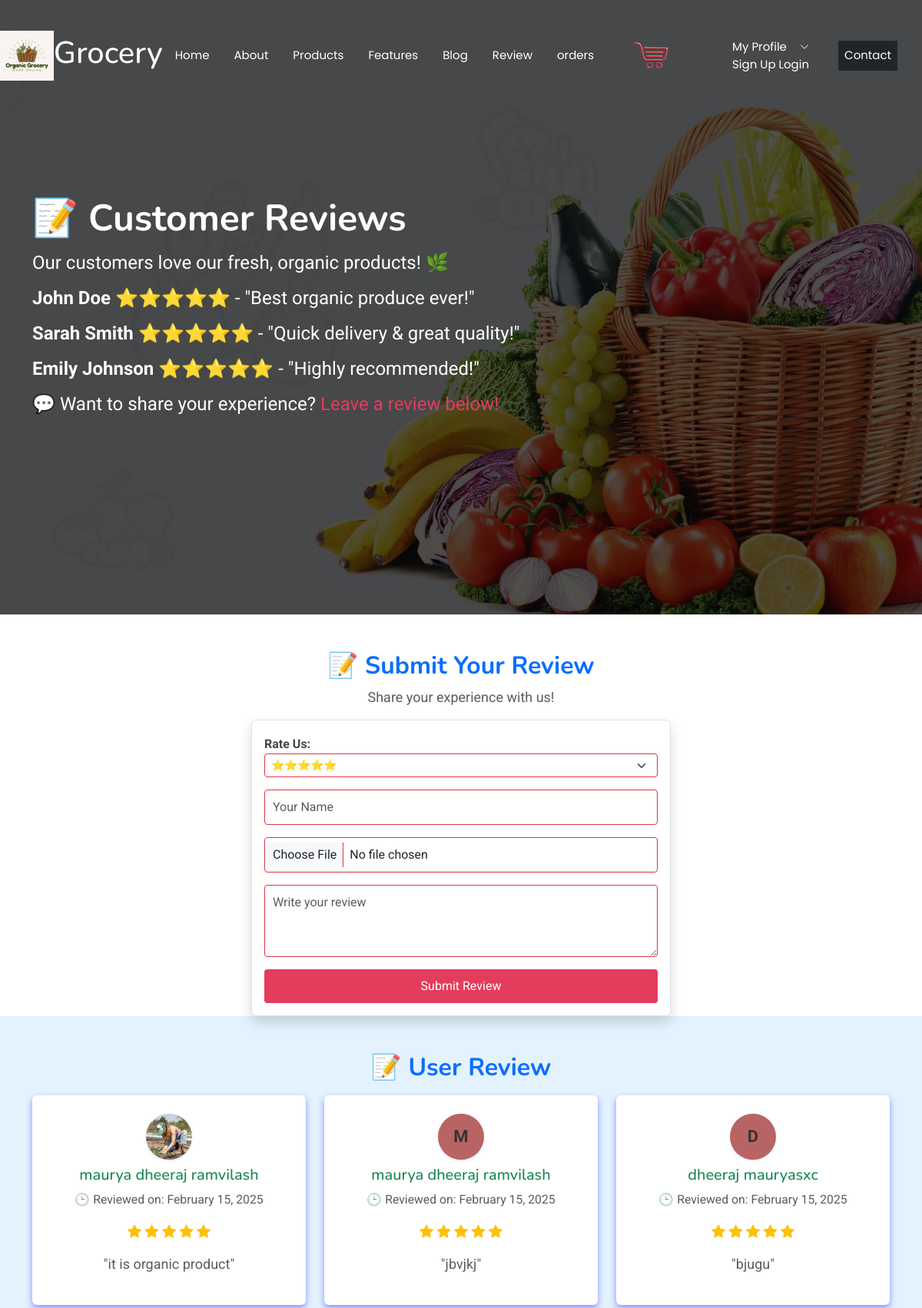
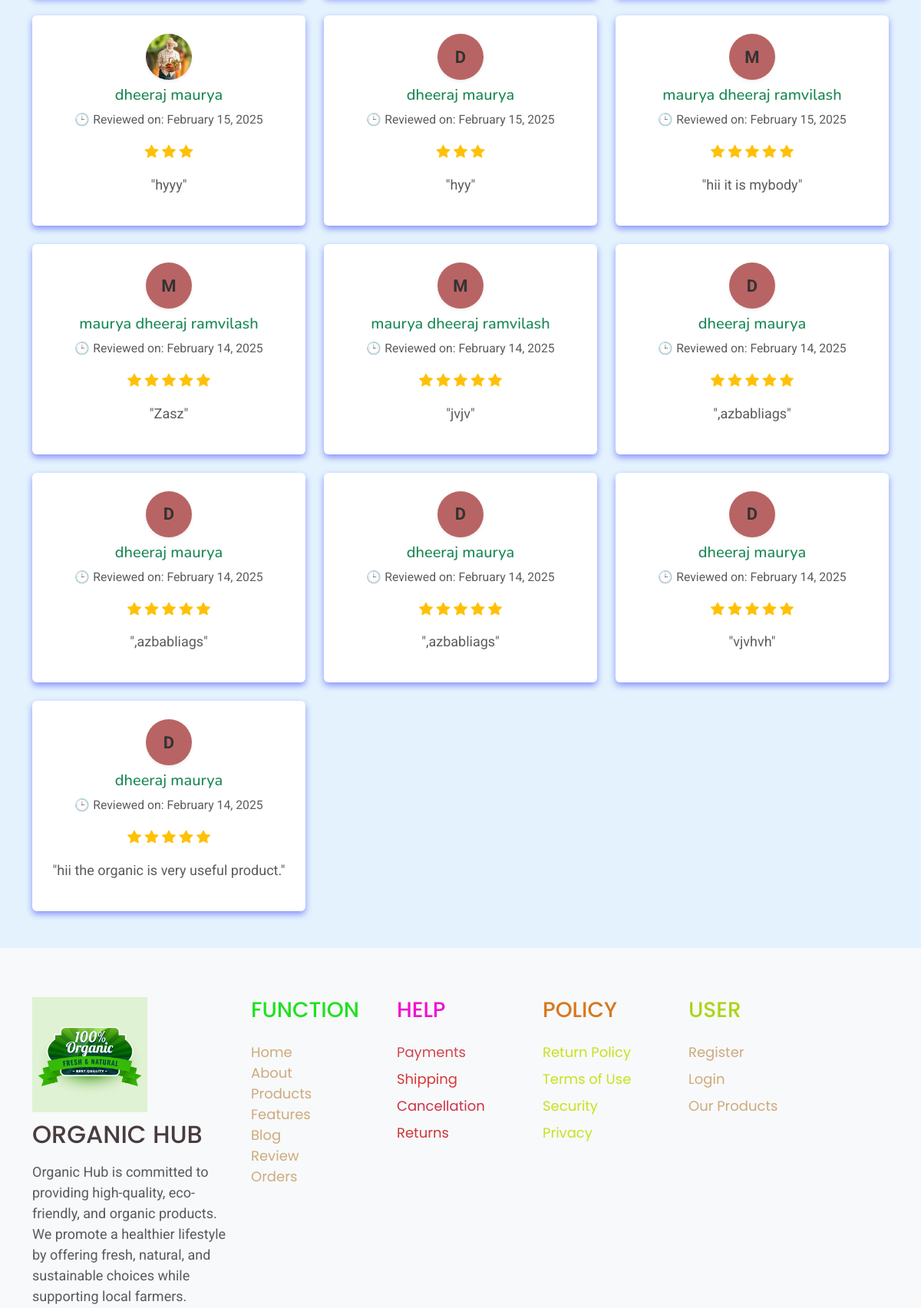
The app's page /reviews/ (upper part) with its own data (2 pictures, top to bottom).
### authcart/models.py (models this page shows, shortened)
class Review(models.Model):
    name = models.CharField(max_length=100)
    image = models.ImageField(upload_to='review_images/', blank=True, null=True)
    review_text = models.TextField()
    rating = models.IntegerField(default=5)
    created_at = models.DateTimeField(auto_now_add=True)

### Organic/views.py (the view, shortened to what this page needs)
# urls.py: path('reviews/', views.review_page, name='review_page'),
def review_page(request):
    reviews = Review.objects.all().order_by('-id')
    return render(request, 'reviews.html', {'reviews': reviews})

### Templates/reviews.html (shortened to what this page needs)
{% extends 'base.html' %}
{% block content %}
  <div style="text-align: left;">
    <h2>📝 Customer Reviews</h2>
    <p>Our customers love our fresh, organic products! 🌿</p>
    <p><strong>John Doe ⭐⭐⭐⭐⭐</strong> - "Best organic produce ever!"</p>
    <p><strong>Sarah Smith ⭐⭐⭐⭐⭐</strong> - "Quick delivery & great quality!"</p>
    <p><strong>Emily Johnson ⭐⭐⭐⭐⭐</strong> - "Highly recommended!"</p>
    <p>💬 Want to share your experience? <a href="#review-section">Leave a review below!</a></p>
  </div>
{% endblock %}
{% block body%}
 <div class="container mt-5">
  <div class="text-center mb-3">
    <h2 class="fw-bold text-primary">📝 Submit Your Review</h2>
    <p class="text-muted">Share your experience with us!</p>
  </div>
  <div class="row justify-content-center">
    <div class="col-md-6 col-sm-8 col-10">
      <form method="POST" enctype="multipart/form-data" class="p-3 border rounded shadow bg-white">
        <div class="mb-3">
          <label class="fw-bold fs-6">Rate Us:</label>
          <select name="rating" class="form-select form-select-sm border border-danger" required>
            <option value="5">⭐⭐⭐⭐⭐</option>
          </select>
        </div>
        <div class="mb-3">
          <input type="text" name="name" class="form-control form-control-sm border border-danger"
                 placeholder="Your Name" required>
        </div>
        <div class="mb-3">
          <input type="file" name="image" class="form-control form-control-sm border border-danger" accept="image/*">
        </div>
        <div class="mb-3">
          <textarea name="review_text" class="form-control form-control-sm border border-danger" rows="3"
                    placeholder="Write your review" required></textarea>
        </div>
        <div class="text-center">
          <button type="submit" class="btn btn-primary btn-sm w-100">Submit Review</button>
        </div>
      </form>
    </div>
  </div>
</div>
<div class="review-section py-5" style="background-color: #e3f2fd;">
  <div class="text-center mb-3">
    <h2 class="fw-bold text-primary">📝 User Review</h2>
  </div>
  <div class="container">
    <div class="row g-4">
      {% for review in reviews %}
        <div class="col-md-4">
          <div class="review-card p-4 rounded text-center bg-white"
               style="box-shadow: 0px 4px 8px rgba(0, 0, 255, 0.4);">
            <div class="d-flex align-items-center justify-content-center mb-2">
              {% if review.image %}
                <img src="{{ review.image.url }}" alt="{{ review.name }}"
                     class="rounded-circle shadow-sm"
                     style="width: 60px; height: 60px; object-fit: cover;">
              {% else %}
                <div class="rounded-circle shadow-sm d-flex align-items-center justify-content-center"
                     style="width: 60px; height: 60px; background-color: rgb(185, 100, 100);
                            font-size: 22px; font-weight: bold; color: #333;">
                  {{ review.name|first|upper }}
                </div>
              {% endif %}
            </div>
            <h5 class="text-success">{{ review.name }}</h5>
            <p class="text-muted small">
              🕒 Reviewed on: {{ review.created_at|date:"F d, Y" }}
            </p>
            <p class="text-muted">
              {% for _ in ''|ljust:review.rating %}
                <i class="bi bi-star-fill text-warning"></i>
              {% endfor %}
            </p>
            <p class="text-muted">"{{ review.review_text }}"</p>
          </div>
        </div>
      {% empty %}
        <p class="text-center text-muted">No reviews yet. Be the first to review!</p>
      {% endfor %}
    </div>
  </div>
</div>
{% endblock %}

### Templates/base.html (shortened to what this page needs)
{% load static %}
<!DOCTYPE html>
<html lang="en">
<head>
  <head>
</head>
  <link href="{% static 'assets/vendor/bootstrap/css/bootstrap.min.css' %}" rel="stylesheet">
  <link href="{% static 'assets/vendor/bootstrap-icons/bootstrap-icons.css' %}" rel="stylesheet">
  <link href="{% static 'assets/vendor/aos/aos.css' %}" rel="stylesheet">
  <link href="{% static 'assets/vendor/glightbox/css/glightbox.min.css' %}" rel="stylesheet">
  <link href="{% static 'assets/vendor/swiper/swiper-bundle.min.css' %}" rel="stylesheet">
  <link href="{% static 'assets/css/main.css' %}" rel="stylesheet">
</head>
<body class="index-page">
  <header id="header" class="header d-flex align-items-center fixed-top">
    <a href="/" class="logo">
      <img src="{% static 'assets/img/logo.png' %}" alt="Logo" class="img-fluid">
    </a>
      <h1 class="sitename">Grocery</h1>
      <nav id="navmenu" class="navmenu ms-auto d-flex pe-4  justify-content-end">
        <ul>
          <li><a href="/">Home</a></li>
          <li><a href="/about">About</a></li>
          <li><a href="/products">Products</a></li>
          <li><a href="/Feature">Features</a></li>
          <li><a href="/blog">Blog</a></li>
          <li><a href="/reviews">Review</a></li>
          <li><a href="/orders">orders</a></li>
          <div id="popup" style="display: block;">
            <a href="#" id="popcart" data-bs-toggle="popover" data-bs-placement="bottom" data-bs-html="true" title="Your Cart" class="nav_link scrollto  p-3 m-2 text-white d-flex align-items-center">
                <img src="{% static 'assets/img/cart.png' %}" alt="Cart Icon" style="width: 70px; height: auto; margin-right: 30px;" />
            </a>
        </div>
          {% if request.user.is_authenticated %}
            <li><a class="nav-link scrollto" href="/auth/logout/">Logout</a></li>
          {% else %}
            <li>
              <a href="#">My Profile <i class="bi bi-chevron-down toggle-dropdown"></i></a>
              <ul>
                <li><a href="/auth/signup/">Sign Up</a></li>
                <li><a href="/auth/login/">Login</a></li>
              </ul>
            </li>
          {% endif %}
          <li><a class="nav-link scrollto bg-dark p-2 m-2" href="/contact">Contact</a></li>
        </ul>
      </nav>
  </header>
  <section id="hero" class="hero section dark-background">
    <img src="{% static 'assets/img/carousel-2.jpg' %}" alt="Hero Image" data-aos="fade-in">
    <div class="container text-center" data-aos="fade-up" data-aos-delay="100">
      {% block content %}
      {% endblock content %}
    </div>
  </section>
  <main id="main">
    {% block body %}
    {% endblock %}
  </main>
  {% load static %}
  <footer class="bg-light">
    <div class="container py-5">
        <div class="row py-3">
{% load static %}
<div class="col-lg-3 col-md-6 mb-4 mb-lg-0 text-white">
  <img src="{% static 'assets/img/logo1.jpg' %}" alt="Organic Hub Logo" style="width: 150px; margin-bottom: 10px;">
  <h2 class="text-uppercase font-weight-bold mb-3" style="font-family: 'Poppins', sans-serif;"> Organic Hub</h2>
  <p class="text-muted" >
    Organic Hub is committed to providing high-quality, eco-friendly, and organic products. We promote a healthier lifestyle by offering fresh, natural, and sustainable choices while supporting local farmers.
</p>
</div>
            <div class="col-lg-2 col-md-6 mb-6 mb-lg-0">
                <h3 class="text-uppercase font-weight-bold mb-4" style="color:rgb(30, 226, 30); font-family: 'Poppins', sans-serif;">Function</h3>
                <ul class="list-unstyled mb-0">
                    <li><a href="/" class="active" style="color: #CDAA7D; font-family: 'Poppins', sans-serif;">Home</a></li>
                    <li><a href="/about" style="color: #CDAA7D; font-family: 'Poppins', sans-serif;">About</a></li>
                    <li><a href="/products" style="color:#CDAA7D ; font-family: 'Poppins', sans-serif;">Products</a></li>
                    <li><a href="/Feature" style="color:#CDAA7D; font-family: 'Poppins', sans-serif;">Features</a></li>
                    <li><a href="/blog" style="color: #CDAA7D; font-family: 'Poppins', sans-serif;">Blog</a></li>
                    <li><a href="/reviews" style="color: #CDAA7D; font-family: 'Poppins', sans-serif;">Review</a></li>
                    <li><a href="/orders" style="color: #CDAA7D; font-family: 'Poppins', sans-serif;">Orders</a></li>
                </ul>
            </div>
            <div class="col-lg-2 col-md-6 mb-4 mb-lg-0">
                <h3 class="text-uppercase font-weight-bold mb-4" style="color:rgb(238, 16, 208); font-family: 'Poppins', sans-serif;">Help</h3>
                <ul class="list-unstyled mb-0">
                  <li class="mb-2"><a href="/checkout" style="color:rgb(209, 70, 79); font-family: 'Poppins', sans-serif;">Payments</a></li>
                  <li class="mb-2"><a href="#" style="color:rgb(214, 54, 54); font-family: 'Poppins', sans-serif;">Shipping</a></li>
                  <li class="mb-2"><a href="#" style="color:rgb(206, 48, 72); font-family: 'Poppins', sans-serif;">Cancellation</a></li>
                  <li class="mb-2"><a href="#" style="color:rgb(202, 54, 54); font-family: 'Poppins', sans-serif;">Returns</a></li>
              </ul>
            </div>
            <div class="col-lg-2 col-md-6 mb-4 mb-lg-0">
              <h3 class="text-uppercase font-weight-bold mb-4" style="color:rgb(216, 119, 29); font-family: 'Poppins', sans-serif;">Policy</h3>
              <ul class="list-unstyled mb-0">
                  <li class="mb-2"><a href="#" style="color:rgb(197, 226, 29); font-family: 'Poppins', sans-serif;">Return Policy</a></li>
                  <li class="mb-2"><a href="#" style="color:rgb(197, 226, 29); font-family: 'Poppins', sans-serif;">Terms of Use</a></li>
                  <li class="mb-2"><a href="#" style="color:rgb(197, 226, 29); font-family: 'Poppins', sans-serif;">Security</a></li>
                  <li class="mb-2"><a href="#" style="color:rgb(197, 226, 29); font-family: 'Poppins', sans-serif;">Privacy</a></li>
              </ul>
          </div>
            <div class="col-lg-2 col-md-6 mb-4 mb-lg-0">
                <h3 class="text-uppercase font-weight-bold mb-4" style="color:rgb(172, 212, 24); font-family: 'Poppins', sans-serif;">User</h3>
                <ul class="list-unstyled mb-0">
                  <li class="mb-2"><a href="/auth/signup/" style="color: #CDAA7D; font-family: 'Poppins', sans-serif;">Register</a></li>
                  <li class="mb-2"><a href="/auth/login/" style="color: #CDAA7D; font-family: 'Poppins', sans-serif;">Login</a></li>
                  <li class="mb-2"><a href="/products" style="color: #CDAA7D; font-family: 'Poppins', sans-serif;">Our Products</a></li>
              </ul>
            </div>
        </div>
    </div>
</footer>
</body>
</html>

### Static/assets/css/main.css (style rules this page uses)
:root { --default-font: "Roboto", system-ui, -apple-system, "Segoe UI", Roboto, "Helvetica Neue", Arial, "Noto Sans", "Liberation Sans", sans-serif, "Apple Color Emoji", "Segoe UI Emoji", "Segoe UI Symbol", "Noto Color Emoji"; --heading-font: "Nunito", sans-serif; --nav-font: "Poppins", sans-serif; }
:root { --background-color: #ffffff; --default-color: #444444; --heading-color: #493c3e; --accent-color: #e43c5c; --surface-color: #ffffff; --contrast-color: #ffffff; }
:root { --nav-color: #ffffff; --nav-hover-color: #e43c5c; --nav-mobile-background-color: #ffffff; --nav-dropdown-background-color: #ffffff; --nav-dropdown-color: #444444; --nav-dropdown-hover-color: #e43c5c; }
.dark-background { --background-color: #060606; --default-color: #ffffff; --heading-color: #ffffff; --surface-color: #252525; --contrast-color: #ffffff; }
:root { scroll-behavior: smooth; }
body { color: var(--default-color); background-color: var(--background-color); font-family: var(--default-font); }
a { color: var(--accent-color); text-decoration: none; transition: 0.3s; }
h1, h2, h3, h4, h5, h6 { color: var(--heading-color); font-family: var(--heading-font); }
.header { --background-color: rgba(255, 255, 255, 0); --default-color: #ffffff; --heading-color: #ffffff; color: var(--default-color); background-color: var(--background-color); padding: 20px 0; transition: all 0.5s; z-index: 997; }
.header .logo { line-height: 1; }
.header .logo img { max-height: 100px; margin-right: 8px; }
@media (min-width: 1200px) { .navmenu { padding: 0; } }
@media (min-width: 1200px) { .navmenu ul { margin: 0; padding: 0; display: flex; list-style: none; align-items: center; } }
@media (min-width: 1200px) { .navmenu li { position: relative; } }
@media (min-width: 1200px) { .navmenu>ul>li { white-space: nowrap; padding: 15px 14px; } }
@media (min-width: 1200px) { .navmenu>ul>li:last-child { padding-right: 0; } }
@media (min-width: 1200px) { .navmenu a, .navmenu a:focus { color: var(--nav-color); font-size: 15px; padding: 0 2px; font-family: var(--nav-font); font-weight: 400; display: flex; align-items: center; justify-content: space-between; white-space: nowrap; transition: 0.3s; position: relative; } }
@media (min-width: 1200px) { .navmenu a i, .navmenu a:focus i { font-size: 12px; line-height: 0; margin-left: 5px; transition: 0.3s; } }
@media (min-width: 1200px) { .navmenu>ul>li>a:before { content: ""; position: absolute; height: 2px; bottom: -6px; left: 0; background-color: var(--nav-hover-color); visibility: hidden; width: 0px; transition: all 0.3s ease-in-out 0s; } }
.form-control { width: 100%; padding: 10px; border: 1px solid color-mix(in srgb, var(--default-color), transparent 80%); border-radius: 4px; font-size: 16px; }
.btn { display: block; width: 100%; padding: 10px; background-color: var(--accent-color); color: var(--contrast-color); border: none; border-radius: 4px; font-size: 16px; cursor: pointer; transition: background-color 0.3s ease; }
section, .section { color: var(--default-color); background-color: var(--background-color); padding: 60px 0; scroll-margin-top: 92px; overflow: clip; }
.hero { width: 100%; min-height: 100vh; position: relative; padding: 80px 0; display: flex; align-items: center; justify-content: center; }
.hero img { position: absolute; inset: 0; display: block; width: 100%; height: 100%; object-fit: cover; z-index: 1; }
.hero:before { content: ""; background: color-mix(in srgb, var(--background-color), transparent 30%); position: absolute; inset: 0; z-index: 2; }
.hero .container { position: relative; z-index: 3; }
.hero h2 { margin: 0; font-size: 48px; font-weight: 700; }
.hero p { margin: 10px 0 0 0; font-size: 24px; color: var(--heading-color); }
@media (min-width: 1025px) { body { font-size: 18px; } }

### records on screen
Review: image (picture), name "maurya dheeraj ramvilash", created_at "February 15, 2025", rating 5 (drawn), review_text "it is organic product"
Review: name|first "M", name "maurya dheeraj ramvilash", created_at "February 15, 2025", rating 5 (drawn), review_text "jbvjkj"
Review: name|first "D", name "dheeraj mauryasxc", created_at "February 15, 2025", rating 5 (drawn), review_text "bjugu"
Review: image (picture), name "dheeraj maurya", created_at "February 15, 2025", rating 3 (drawn), review_text "hyyy"
Review: name|first "D", name "dheeraj maurya", created_at "February 15, 2025", rating 3 (drawn), review_text "hyy"
Review: name|first "M", name "maurya dheeraj ramvilash", created_at "February 15, 2025", rating 5 (drawn), review_text "hii it is mybody"
Review: name|first "M", name "maurya dheeraj ramvilash", created_at "February 14, 2025", rating 5 (drawn), review_text "Zasz"
Review: name|first "M", name "maurya dheeraj ramvilash", created_at "February 14, 2025", rating 5 (drawn), review_text "jvjv"
Review: name|first "D", name "dheeraj maurya", created_at "February 14, 2025", rating 5 (drawn), review_text ",azbabliags"
Review: name|first "D", name "dheeraj maurya", created_at "February 14, 2025", rating 5 (drawn), review_text ",azbabliags"
Review: name|first "D", name "dheeraj maurya", created_at "February 14, 2025", rating 5 (drawn), review_text ",azbabliags"
Review: name|first "D", name "dheeraj maurya", created_at "February 14, 2025", rating 5 (drawn), review_text "vjvhvh"
Review: name|first "D", name "dheeraj maurya", created_at "February 14, 2025", rating 5 (drawn), review_text "hii the organic is very useful product."
